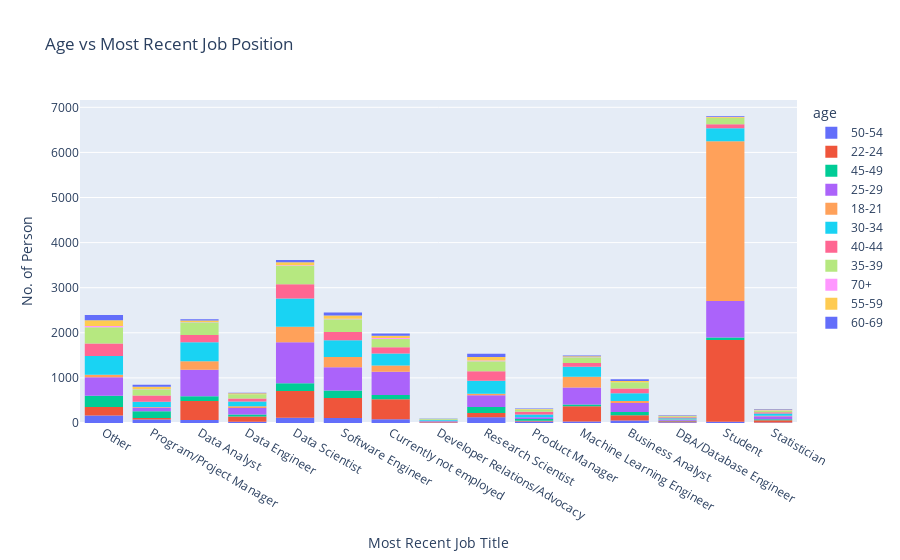

Notebook cell for this chart:
### Markdown cell above
From this calculation, we can see that the male to female ratio in the students field are actually less than the Data Scientists and Software Engineers field. We can probably expect this male to female ratio to slowly trickle down to other job positions, assuming these students will be pursuing a data science related field after they graduate.

## 2.3 Age Group distribution in Various Job Positions

This is also a section that is not directly related to wage, but also an interesting part of data to explore. Let's take a look at the visualization.

### Code cell
fig = px.histogram(df, color='age', x='recent_job_title', title='Age vs Most Recent Job Position')
fig.update_layout(xaxis_title='Most Recent Job Title', yaxis_title='No. of Person')

### Figure 1 — Plotly figure (JSON) as saved in the notebook; plotly's stock layout.template omitted (floating-point values rounded to 4 significant figures; data arrays with more than 128 entries replaced by an {"elided": "..."} marker saying what was removed)
{"data": [{"alignmentgroup": "True", "bingroup": "x", "hovertemplate": "age=50-54<br>recent_job_title=%{x}<br>count=%{y}<extra></extra>", "legendgroup": "50-54", "marker": {"color": "#636efa", "pattern": {"shape": ""}}, "name": "50-54", "offsetgroup": "50-54", "orientation": "v", "showlegend": true, "type": "histogram", "x": {"elided": "964 str values"}, "xaxis": "x", "yaxis": "y"}, {"alignmentgroup": "True", "bingroup": "x", "hovertemplate": "age=22-24<br>recent_job_title=%{x}<br>count=%{y}<extra></extra>", "legendgroup": "22-24", "marker": {"color": "#EF553B", "pattern": {"shape": ""}}, "name": "22-24", "offsetgroup": "22-24", "orientation": "v", "showlegend": true, "type": "histogram", "x": {"elided": "4694 str values"}, "xaxis": "x", "yaxis": "y"}, {"alignmentgroup": "True", "bingroup": "x", "hovertemplate": "age=45-49<br>recent_job_title=%{x}<br>count=%{y}<extra></extra>", "legendgroup": "45-49", "marker": {"color": "#00cc96", "pattern": {"shape": ""}}, "name": "45-49", "offsetgroup": "45-49", "orientation": "v", "showlegend": true, "type": "histogram", "x": {"elided": "1375 str values"}, "xaxis": "x", "yaxis": "y"}, {"alignmentgroup": "True", "bingroup": "x", "hovertemplate": "age=25-29<br>recent_job_title=%{x}<br>count=%{y}<extra></extra>", "legendgroup": "25-29", "marker": {"color": "#ab63fa", "pattern": {"shape": ""}}, "name": "25-29", "offsetgroup": "25-29", "orientation": "v", "showlegend": true, "type": "histogram", "x": {"elided": "4931 str values"}, "xaxis": "x", "yaxis": "y"}, {"alignmentgroup": "True", "bingroup": "x", "hovertemplate": "age=18-21<br>recent_job_title=%{x}<br>count=%{y}<extra></extra>", "legendgroup": "18-21", "marker": {"color": "#FFA15A", "pattern": {"shape": ""}}, "name": "18-21", "offsetgroup": "18-21", "orientation": "v", "showlegend": true, "type": "histogram", "x": {"elided": "4901 str values"}, "xaxis": "x", "yaxis": "y"}, {"alignmentgroup": "True", "bingroup": "x", "hovertemplate": "age=30-34<br>recent_job_title=%{x}<br>count=%{y}<extra></extra>", "legendgroup": "30-34", "marker": {"color": "#19d3f3", "pattern": {"shape": ""}}, "name": "30-34", "offsetgroup": "30-34", "orientation": "v", "showlegend": true, "type": "histogram", "x": {"elided": "3441 str values"}, "xaxis": "x", "yaxis": "y"}, {"alignmentgroup": "True", "bingroup": "x", "hovertemplate": "age=40-44<br>recent_job_title=%{x}<br>count=%{y}<extra></extra>", "legendgroup": "40-44", "marker": {"color": "#FF6692", "pattern": {"shape": ""}}, "name": "40-44", "offsetgroup": "40-44", "orientation": "v", "showlegend": true, "type": "histogram", "x": {"elided": "1890 str values"}, "xaxis": "x", "yaxis": "y"}, {"alignmentgroup": "True", "bingroup": "x", "hovertemplate": "age=35-39<br>recent_job_title=%{x}<br>count=%{y}<extra></extra>", "legendgroup": "35-39", "marker": {"color": "#B6E880", "pattern": {"shape": ""}}, "name": "35-39", "offsetgroup": "35-39", "orientation": "v", "showlegend": true, "type": "histogram", "x": {"elided": "2504 str values"}, "xaxis": "x", "yaxis": "y"}, {"alignmentgroup": "True", "bingroup": "x", "hovertemplate": "age=70+<br>recent_job_title=%{x}<br>count=%{y}<extra></extra>", "legendgroup": "70+", "marker": {"color": "#FF97FF", "pattern": {"shape": ""}}, "name": "70+", "offsetgroup": "70+", "orientation": "v", "showlegend": true, "type": "histogram", "x": ["Other", "Other", "Data Analyst", "Other", "Currently not employed", "Developer Relations/Advocacy", "Program/Project Manager", "Data Analyst", "Research Scientist", "Other", "Software Engineer", "Currently not employed", "Research Scientist", "Currently not employed", "Other", "Program/Project Manager", "Currently not employed", "Software Engineer", "Other", "Program/Project Manager", "Program/Project Manager", "Other", "Currently not employed", "Other", "Other", "Program/Project Manager", "Business Analyst", "Currently not employed", "Business Analyst", "Other", "Research Scientist", "Currently not employed", "Data Scientist", "Currently not employed", "Currently not employed", "Other", "Research Scientist", "Statistician", "Research Scientist", "Currently not employed", "Statistician", "Data Scientist", "Statistician", "Research Scientist", "Business Analyst", "Data Engineer", "Software Engineer", "Student", "Currently not employed", "Currently not employed", "Other", "Business Analyst", "Currently not employed", "Currently not employed", "Data Analyst", "Research Scientist", "Currently not employed", "Other", "Data Scientist", "Other", "Currently not employed", "Data Scientist", "Student", "Other", "Other", "Product Manager", "Software Engineer", "Program/Project Manager", "Other", "Statistician", "Statistician", "Data Analyst", "Machine Learning Engineer", "Research Scientist", "Other", "Currently not employed", "Research Scientist", "Research Scientist", "Other", "Other", "Data Analyst", "DBA/Database Engineer", "Other", "Student", "Data Analyst", "Software Engineer", "Other", "Data Scientist", "Statistician", "Other", "Student", "Data Scientist", "Statistician", "Currently not employed", "Developer Relations/Advocacy", "Other", "Data Scientist", "Data Scientist", "Research Scientist", "Software Engineer", "Other", "Software Engineer", "Student", "Statistician", "Research Scientist", "Data Scientist", "Research Scientist", "Currently not employed", "Software Engineer", "Data Analyst", "Data Engineer", "Data Scientist", "Research Scientist", "Other", "Other", "Research Scientist", "Student", "Research Scientist", "Research Scientist", "Other", "Other", "Research Scientist", "Statistician", "Other", "Data Analyst", "Other", "Other", "Data Scientist"], "xaxis": "x", "yaxis": "y"}, {"alignmentgroup": "True", "bingroup": "x", "hovertemplate": "age=55-59<br>recent_job_title=%{x}<br>count=%{y}<extra></extra>", "legendgroup": "55-59", "marker": {"color": "#FECB52", "pattern": {"shape": ""}}, "name": "55-59", "offsetgroup": "55-59", "orientation": "v", "showlegend": true, "type": "histogram", "x": {"elided": "592 str values"}, "xaxis": "x", "yaxis": "y"}, {"alignmentgroup": "True", "bingroup": "x", "hovertemplate": "age=60-69<br>recent_job_title=%{x}<br>count=%{y}<extra></extra>", "legendgroup": "60-69", "marker": {"color": "#636efa", "pattern": {"shape": ""}}, "name": "60-69", "offsetgroup": "60-69", "orientation": "v", "showlegend": true, "type": "histogram", "x": {"elided": "553 str values"}, "xaxis": "x", "yaxis": "y"}], "layout": {"barmode": "relative", "legend": {"title": {"text": "age"}, "tracegroupgap": 0}, "title": {"text": "Age vs Most Recent Job Position"}, "xaxis": {"anchor": "y", "domain": [0, 1], "title": {"text": "Most Recent Job Title"}}, "yaxis": {"anchor": "x", "domain": [0, 1], "title": {"text": "No. of Person"}}}}
